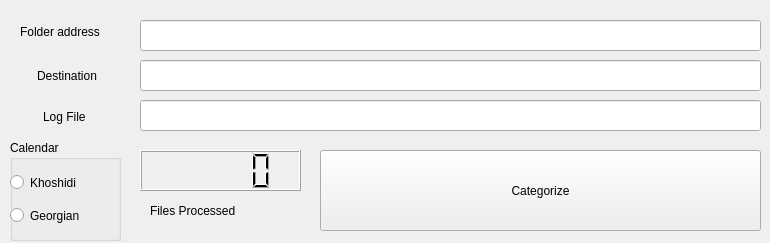
<?xml version="1.0" encoding="UTF-8"?>
<ui version="4.0">
 <class>MainWindow</class>
 <widget class="QMainWindow" name="MainWindow">
  <property name="windowModality">
   <enum>Qt::ApplicationModal</enum>
  </property>
  <property name="geometry">
   <rect>
    <x>0</x>
    <y>0</y>
    <width>770</width>
    <height>243</height>
   </rect>
  </property>
  <property name="sizePolicy">
   <sizepolicy hsizetype="Fixed" vsizetype="Fixed">
    <horstretch>0</horstretch>
    <verstretch>0</verstretch>
   </sizepolicy>
  </property>
  <property name="minimumSize">
   <size>
    <width>770</width>
    <height>243</height>
   </size>
  </property>
  <property name="maximumSize">
   <size>
    <width>770</width>
    <height>243</height>
   </size>
  </property>
  <property name="mouseTracking">
   <bool>true</bool>
  </property>
  <property name="tabletTracking">
   <bool>true</bool>
  </property>
  <property name="focusPolicy">
   <enum>Qt::TabFocus</enum>
  </property>
  <property name="contextMenuPolicy">
   <enum>Qt::NoContextMenu</enum>
  </property>
  <property name="acceptDrops">
   <bool>true</bool>
  </property>
  <property name="windowTitle">
   <string>File Categorizer</string>
  </property>
  <widget class="QWidget" name="centralwidget">
   <widget class="QLineEdit" name="origin_address">
    <property name="geometry">
     <rect>
      <x>140</x>
      <y>20</y>
      <width>621</width>
      <height>31</height>
     </rect>
    </property>
    <property name="toolTip">
     <string>Address of file to be organized</string>
    </property>
   </widget>
   <widget class="QLabel" name="origin_address_label">
    <property name="geometry">
     <rect>
      <x>20</x>
      <y>22</y>
      <width>121</width>
      <height>20</height>
     </rect>
    </property>
    <property name="text">
     <string>Folder address</string>
    </property>
   </widget>
   <widget class="QGroupBox" name="calendar_group">
    <property name="geometry">
     <rect>
      <x>10</x>
      <y>140</y>
      <width>111</width>
      <height>101</height>
     </rect>
    </property>
    <property name="toolTip">
     <string>Select the calendar to be used in logging system</string>
    </property>
    <property name="title">
     <string>Calendar</string>
    </property>
    <widget class="QRadioButton" name="khorshidi_choice">
     <property name="geometry">
      <rect>
       <x>0</x>
       <y>30</y>
       <width>128</width>
       <height>25</height>
      </rect>
     </property>
     <property name="text">
      <string>Khoshidi</string>
     </property>
    </widget>
    <widget class="QRadioButton" name="georgian_choice">
     <property name="geometry">
      <rect>
       <x>0</x>
       <y>60</y>
       <width>131</width>
       <height>31</height>
      </rect>
     </property>
     <property name="text">
      <string>Georgian</string>
     </property>
    </widget>
   </widget>
   <widget class="QPushButton" name="start_button">
    <property name="geometry">
     <rect>
      <x>320</x>
      <y>150</y>
      <width>441</width>
      <height>81</height>
     </rect>
    </property>
    <property name="toolTip">
     <string>Press to start to categorize files</string>
    </property>
    <property name="text">
     <string>Categorize</string>
    </property>
   </widget>
   <widget class="QLCDNumber" name="file_counter">
    <property name="geometry">
     <rect>
      <x>140</x>
      <y>150</y>
      <width>161</width>
      <height>41</height>
     </rect>
    </property>
    <property name="toolTip">
     <string>Total number of files processed till now</string>
    </property>
   </widget>
   <widget class="QLabel" name="file_counter_label">
    <property name="geometry">
     <rect>
      <x>150</x>
      <y>200</y>
      <width>141</width>
      <height>21</height>
     </rect>
    </property>
    <property name="text">
     <string>Files Processed</string>
    </property>
   </widget>
   <widget class="QLineEdit" name="destination_address">
    <property name="geometry">
     <rect>
      <x>140</x>
      <y>60</y>
      <width>621</width>
      <height>31</height>
     </rect>
    </property>
    <property name="toolTip">
     <string>Where the file Categories and file be there in the end. make sure it has enough space</string>
    </property>
    <property name="text">
     <string/>
    </property>
   </widget>
   <widget class="QLabel" name="destination_label">
    <property name="geometry">
     <rect>
      <x>37</x>
      <y>66</y>
      <width>91</width>
      <height>20</height>
     </rect>
    </property>
    <property name="text">
     <string>Destination</string>
    </property>
   </widget>
   <widget class="QLineEdit" name="log_address">
    <property name="geometry">
     <rect>
      <x>140</x>
      <y>100</y>
      <width>621</width>
      <height>31</height>
     </rect>
    </property>
    <property name="toolTip">
     <string>Enter the log file address here</string>
    </property>
    <property name="text">
     <string/>
    </property>
   </widget>
   <widget class="QLabel" name="log_label">
    <property name="geometry">
     <rect>
      <x>43</x>
      <y>107</y>
      <width>71</width>
      <height>20</height>
     </rect>
    </property>
    <property name="text">
     <string>Log File</string>
    </property>
   </widget>
  </widget>
 </widget>
 <resources/>
 <connections/>
</ui>
